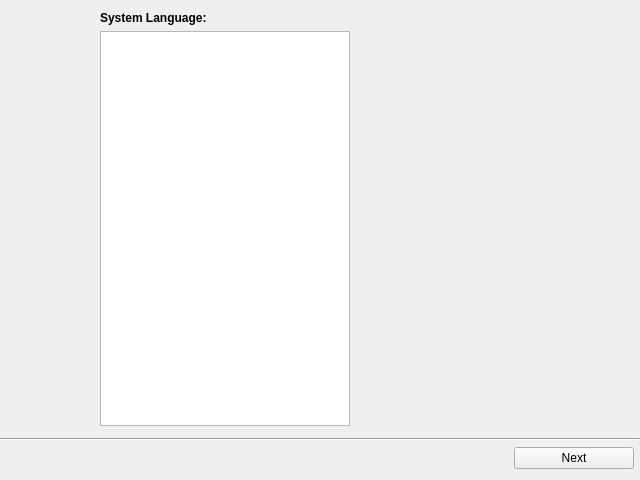
<?xml version="1.0" encoding="UTF-8"?>
<ui version="4.0">
 <class>LanguageSelect</class>
 <widget class="QWidget" name="LanguageSelect">
  <property name="geometry">
   <rect>
    <x>0</x>
    <y>0</y>
    <width>640</width>
    <height>480</height>
   </rect>
  </property>
  <property name="windowTitle">
   <string notr="true"/>
  </property>
  <layout class="QVBoxLayout" name="verticalLayout_2">
   <property name="leftMargin">
    <number>0</number>
   </property>
   <property name="rightMargin">
    <number>0</number>
   </property>
   <item>
    <layout class="QVBoxLayout" name="verticalLayout">
     <item>
      <layout class="QHBoxLayout" name="horizontalLayout">
       <item>
        <spacer name="horizontalSpacer_3">
         <property name="orientation">
          <enum>Qt::Horizontal</enum>
         </property>
         <property name="sizeType">
          <enum>QSizePolicy::Fixed</enum>
         </property>
         <property name="sizeHint" stdset="0">
          <size>
           <width>100</width>
           <height>20</height>
          </size>
         </property>
        </spacer>
       </item>
       <item>
        <layout class="QVBoxLayout" name="verticalLayout_3">
         <property name="bottomMargin">
          <number>6</number>
         </property>
         <item>
          <widget class="QLabel" name="label">
           <property name="maximumSize">
            <size>
             <width>16777215</width>
             <height>16777215</height>
            </size>
           </property>
           <property name="styleSheet">
            <string notr="true">font-weight: bold;</string>
           </property>
           <property name="text">
            <string>System Language:</string>
           </property>
          </widget>
         </item>
         <item>
          <widget class="QListWidget" name="listLanguageSelect">
           <property name="maximumSize">
            <size>
             <width>250</width>
             <height>16777215</height>
            </size>
           </property>
          </widget>
         </item>
        </layout>
       </item>
       <item>
        <spacer name="horizontalSpacer_2">
         <property name="orientation">
          <enum>Qt::Horizontal</enum>
         </property>
         <property name="sizeHint" stdset="0">
          <size>
           <width>40</width>
           <height>20</height>
          </size>
         </property>
        </spacer>
       </item>
      </layout>
     </item>
     <item>
      <widget class="Line" name="line">
       <property name="orientation">
        <enum>Qt::Horizontal</enum>
       </property>
      </widget>
     </item>
     <item>
      <layout class="QHBoxLayout" name="horizontalLayout_2">
       <property name="leftMargin">
        <number>6</number>
       </property>
       <property name="rightMargin">
        <number>6</number>
       </property>
       <item>
        <spacer name="horizontalSpacer">
         <property name="orientation">
          <enum>Qt::Horizontal</enum>
         </property>
         <property name="sizeType">
          <enum>QSizePolicy::Expanding</enum>
         </property>
         <property name="sizeHint" stdset="0">
          <size>
           <width>40</width>
           <height>20</height>
          </size>
         </property>
        </spacer>
       </item>
       <item>
        <widget class="QPushButton" name="nextStep">
         <property name="sizePolicy">
          <sizepolicy hsizetype="Expanding" vsizetype="Fixed">
           <horstretch>0</horstretch>
           <verstretch>0</verstretch>
          </sizepolicy>
         </property>
         <property name="maximumSize">
          <size>
           <width>120</width>
           <height>16777215</height>
          </size>
         </property>
         <property name="text">
          <string>Next</string>
         </property>
        </widget>
       </item>
      </layout>
     </item>
    </layout>
   </item>
  </layout>
 </widget>
 <resources/>
 <connections/>
</ui>
